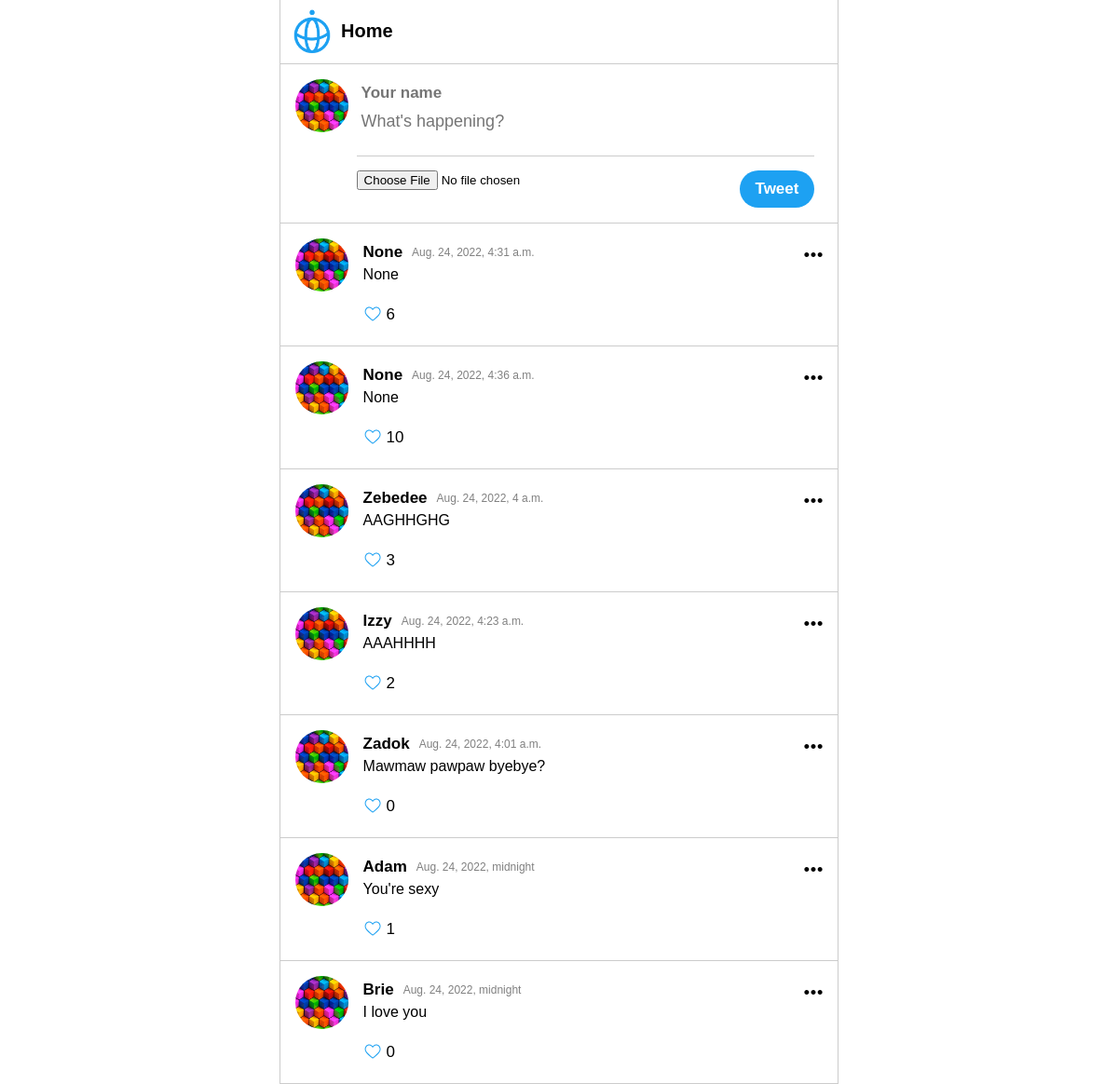
Before: / with the older database file.
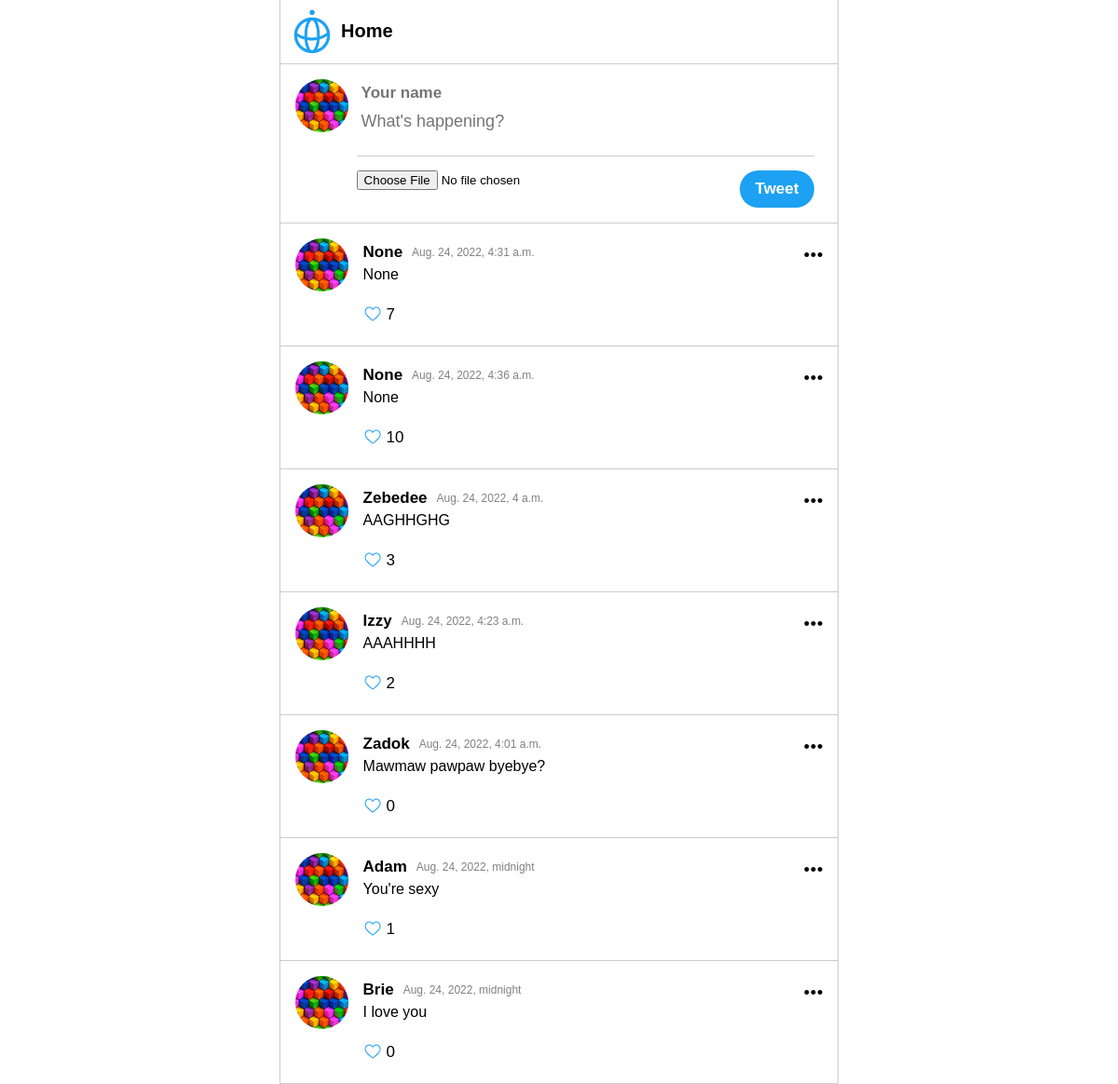
After: the same page with the newer database file.
### posts/models.py (models this page shows)
class Post(models.Model):
    class Meta(object):
        db_table = 'post'
    name = models.CharField(
        'Name', blank=True, null=True, max_length=14, db_index=True
    )
    body = models.CharField(
        'Body', blank=True, null=True, max_length=140, db_index=True
    )
    created_at = models.DateTimeField(
        'Created DateTime', auto_now_add=True
    )
    image = CloudinaryField('image', blank=True, default=None,  null=True)
    like_count = models.IntegerField(default='0', blank=True)
    updated_at = models.DateTimeField(
        'Updated DateTime', auto_now=True
    )

### posts/views.py (the view, shortened to what this page needs)
# urls.py: path('', posts.views.index, name='index'),
def index(request, **post_id):
    if post_id != {}:
        val = next(iter(post_id.items()))[1]
        post = Post.objects.get(id=val)
        if request.method == 'POST':
            form = PostForm(request.POST, request.FILES, instance=post)
            if form.is_valid():
                form.save()
                return HttpResponseRedirect('/')
        else:
            form = PostForm(instance=post)
        posts = Post.objects.all().order_by('-id')[:20]
        return render(request, 'index.html')
    else:
        posts = Post.objects.all().order_by('-id')[:20]
        return render(request, 'index.html',
                      {'posts': posts})

### posts/templates/index.html (shortened to what this page needs)
{% extends "base.html" %} {% load static %} {% block content %}
<div class="content">
  <div class="header">
    <img src="{% static 'img/logo-twitterblue.svg' %}" class="logo" />
    <h1>Home</h1>
  </div>
  <div class="tweet-input">
    <div class="my-icon">
      <img class="my-img" src="{% static 'img/sample-icon.jpg' %}" />
    </div>
    <div class="post_form">
      {% load cloudinary %}
      <form action="/" method="POST" enctype="multipart/form-data">
        <input
          class="nameinput"
          type="text"
          name="name"
          placeholder="Your name"
          maxlength="14"
          required
        />
        <textarea
          maxlength="140"
          class="bodytextarea"
          name="body"
          placeholder="What's happening?"
          required
        ></textarea>
        <div class="file-tweet">
          <div class="image">
            <input type="file" class="form" name="image" />
          </div>
          <input class="tweet" type="submit" value="Tweet" />
        </div>
      </form>
    </div>
  </div>
  <div class="posts">
    <ul>
      {% for post in posts %}
      <li>
        <div class="logo">
          <img class="logo-img" src="{% static 'img/sample-icon.jpg' %}" />
        </div>
        <div class="name_body nameDateBodyImgLikes">
          <div class="name_date">
            <div class="name">{{ post.name }}</div>
            <div class="datetime">
              {% if post.updated_at %} {{ post.updated_at }} {% else %} {{
              post.created_at }} {% endif %}
            </div>
          </div>
          <p class="body">{{ post.body }}</p>
          <div class="icon-list">
            <button id="btn" class="like js-like" data-like="{{ post.id }}">
              <img
                class="like_icon"
                src="{% static 'img/icon-heart-twitterblue.svg' %}"
              />
            </button>
            <div id="count" class="like-count js-like-count">
              {{ post.like_count }}
            </div>
          </div>
        </div>
        <img
          class="menu_icon js-menu-icon"
          src="{% static 'img/ellipsis-solid.svg' %}"
        />
      </li>
      {% endfor %}
    </ul>
  </div>
</div>
{% endblock %}

Changed rows visible on the page:
changed Post "Aug. 24, 2022, 4:31 a.m.": like_count "6" → "7"
